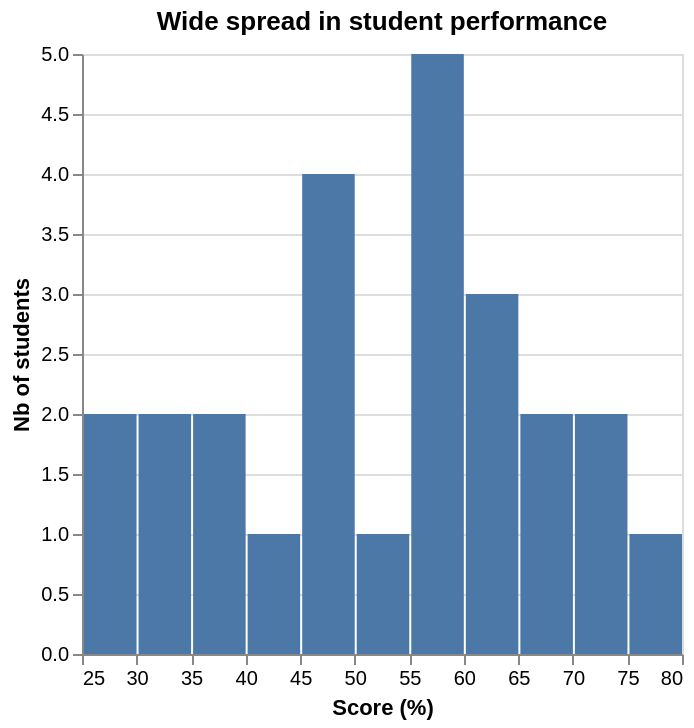

This figure's notebook cell:
### Code cell
chart = alt.Chart(student_avg).mark_bar().encode(
    x=alt.X('percent_score', title='Score (%)', bin=True),
    y=alt.Y('count()', title='Nb of students') 
).properties(
    title='Wide spread in student performance'
)
chart

### Figure 1 — Vega-Lite specification as saved in the notebook (floating-point values rounded to 4 significant figures)
{"config": {"view": {"continuousWidth": 300, "continuousHeight": 300}}, "data": {"name": "data-ed5d574c0747f027273bf068c2767818"}, "mark": {"type": "bar"}, "encoding": {"x": {"bin": true, "field": "percent_score", "title": "Score (%)", "type": "quantitative"}, "y": {"aggregate": "count", "title": "Nb of students", "type": "quantitative"}}, "title": "Wide spread in student performance", "$schema": "https://vega.github.io/schema/vega-lite/v6.4.1.json", "datasets": {"data-ed5d574c0747f027273bf068c2767818": [{"student_id": "S001", "score": 342.0, "max_score": 895, "percent_score": 38.2}, {"student_id": "S002", "score": 658.0, "max_score": 880, "percent_score": 74.8}, {"student_id": "S003", "score": 587.0, "max_score": 876, "percent_score": 67.0}, {"student_id": "S004", "score": 677.5, "max_score": 881, "percent_score": 76.9}, {"student_id": "S005", "score": 559.0, "max_score": 883, "percent_score": 63.3}, {"student_id": "S006", "score": 304.5, "max_score": 774, "percent_score": 39.3}, {"student_id": "S007", "score": 398.0, "max_score": 879, "percent_score": 45.3}, {"student_id": "S008", "score": 512.5, "max_score": 895, "percent_score": 57.3}, {"student_id": "S009", "score": 511.0, "max_score": 895, "percent_score": 57.1}, {"student_id": "S010", "score": 357.5, "max_score": 877, "percent_score": 40.8}, {"student_id": "S011", "score": 531.0, "max_score": 883, "percent_score": 60.1}, {"student_id": "S012", "score": 262.0, "max_score": 803, "percent_score": 32.6}, {"student_id": "S013", "score": 589.0, "max_score": 895, "percent_score": 65.8}, {"student_id": "S014", "score": 451.0, "max_score": 835, "percent_score": 54.0}, {"student_id": "S015", "score": 252.0, "max_score": 877, "percent_score": 28.7}, {"student_id": "S016", "score": 515.5, "max_score": 895, "percent_score": 57.6}, {"student_id": "S017", "score": 297.5, "max_score": 873, "percent_score": 34.1}, {"student_id": "S018", "score": 420.5, "max_score": 860, "percent_score": 48.9}, {"student_id": "S019", "score": 487.0, "max_score": 857, "percent_score": 56.8}, {"student_id": "S020", "score": 504.0, "max_score": 861, "percent_score": 58.5}, {"student_id": "S021", "score": 432.5, "max_score": 876, "percent_score": 49.4}, {"student_id": "S022", "score": 564.0, "max_score": 895, "percent_score": 63.0}, {"student_id": "S023", "score": 661.0, "max_score": 895, "percent_score": 73.9}, {"student_id": "S024", "score": 246.0, "max_score": 873, "percent_score": 28.2}, {"student_id": "S025", "score": 410.0, "max_score": 895, "percent_score": 45.8}]}}
